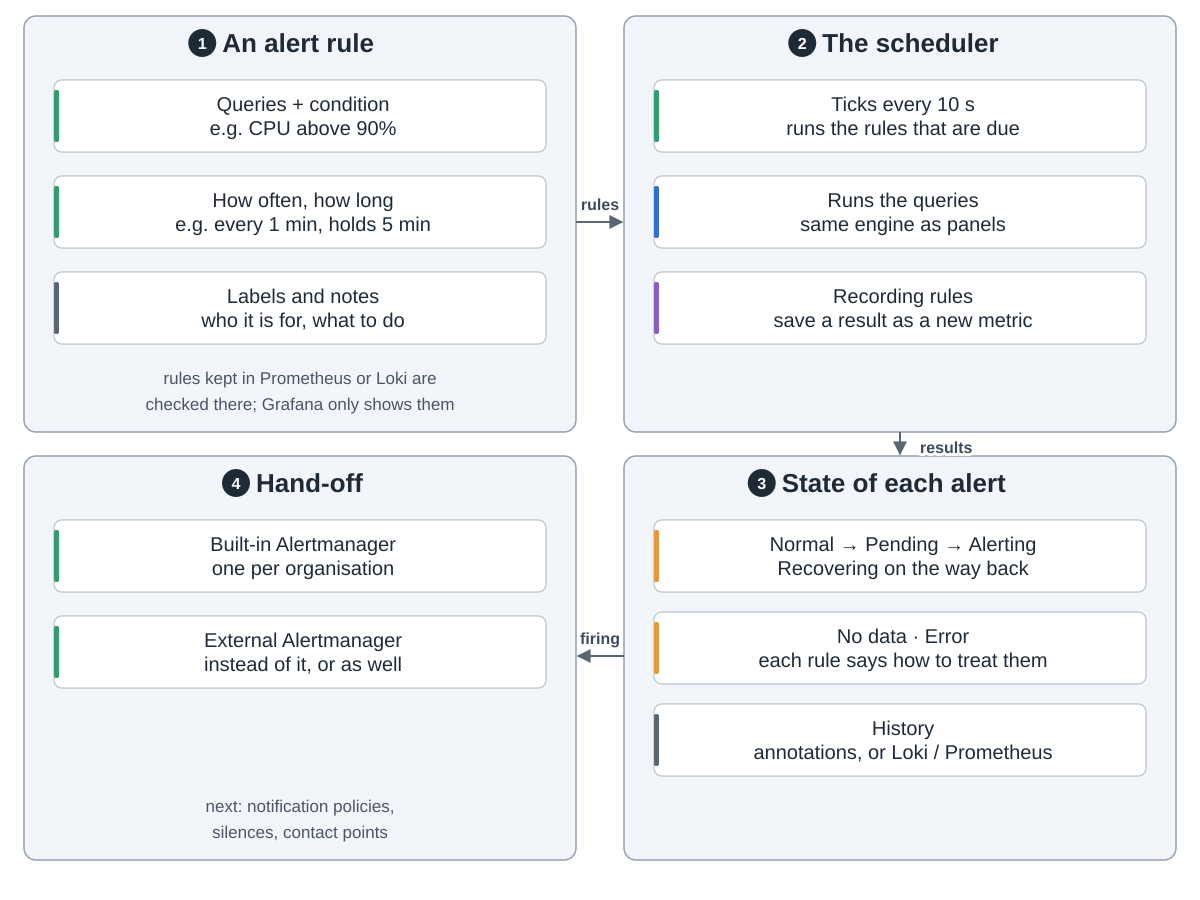

Recreate this plot in Python.
"""Grafana: alert rules.  Drawn from grafana/grafana at commit 6b6eaf7:
pkg/services/ngalert/models/alert_rule.go (queries, condition, interval, For, KeepFiringFor, labels, annotations,
NoDataState, ExecErrState), pkg/setting/setting_unified_alerting.go:63-65 (10 s tick, 60 s default interval),
pkg/services/ngalert/eval/eval.go (same expression pipeline as panels; six states incl. Recovering),
schedule/recording_rule.go and conf/defaults.ini [recording_rules] enabled = true,
[unified_alerting.state_history] (annotations by default, Loki or Prometheus), api/lotex_ruler.go (rules kept
in Prometheus/Loki/Mimir are evaluated there), models/admin_configuration.go (internal, external or both
Alertmanagers).

Snake order: 1 an alert rule -> 2 the scheduler -> 3 state of each alert -> 4 hand-off.
Run: python3 alerting.py"""
import sys
from pathlib import Path

sys.path.insert(0, str(Path(__file__).resolve().parents[2] / "tools"))
from archdiagram import Diagram  # noqa: E402

L, R, W = 24, 624, 552
T1, H1 = 16, 416
T2, H2 = 456, 404


def col(x, top, cards, h=72, gap=24, arrows=True):
    """One column of wide cards, top to bottom, optionally joined by arrows."""
    for i, (lbl, kind) in enumerate(cards):
        y = top + 64 + i * (h + gap)
        d.card(x + 30, y, lbl, kind, w=492, h=h)
        if arrows and i:
            d.arrow(f"M{x + W / 2} {y - gap}V{y - 2}")


def notes(x, top, hgt, *lines):
    """Up to two note lines at the foot of a group."""
    for i, s in enumerate(lines):
        d.note(x + W / 2, top + hgt - 22 - (len(lines) - 1 - i) * 26, s)


def handoffs(a, b, c, ya=T1 + 206, yc=T2 + 200):
    """Arrows between the four groups in snake order, with what each one carries."""
    if a:
        d.arrow(f"M{L + W} {ya}H{R - 2}", label=a, at=(600, ya - 12))
    if b:
        d.arrow(f"M{R + W / 2} {T1 + H1}V{T2 - 2}", label=b, at=(R + W / 2 + 14 + len(b) * 4.6, T1 + H1 + 21))
    if c:
        d.arrow(f"M{R} {yc}H{L + W + 2}", label=c, at=(600, yc - 12))

d = Diagram("Grafana: alert rules",
            "1 An alert rule: queries and a condition (for example CPU above 90 percent), how often to check and how "
            "long it must hold, and labels and notes that say who it is for. "
            "2 The scheduler ticks every 10 seconds and runs rules that are due (every minute by default) through the "
            "same query engine as panels. Recording rules, on by default, save a result as a new metric. "
            "3 State of each alert: Normal, Pending, Alerting, then Recovering on the way back; No data and Error are "
            "handled as each rule says; history goes to annotations by default, or Loki or Prometheus. "
            "4 Hand-off: firing alerts go to the built-in Alertmanager, one per organisation, or to an external "
            "Alertmanager, or both. Rules kept inside Prometheus, Loki or Mimir are checked there; Grafana only "
            "shows and edits them.")

d.group(L, T1, W, H1, "An alert rule", 1)
col(L, T1, [("Queries + condition|e.g. CPU above 90%", "plan"),
            ("How often, how long|e.g. every 1 min, holds 5 min", "plan"),
            ("Labels and notes|who it is for, what to do", "data")], arrows=False)
notes(L, T1, H1, "rules kept in Prometheus or Loki are", "checked there; Grafana only shows them")

d.group(R, T1, W, H1, "The scheduler", 2)
col(R, T1, [("Ticks every 10 s|runs the rules that are due", "plan"),
            ("Runs the queries|same engine as panels", "coding"),
            ("Recording rules|save a result as a new metric", "write")], arrows=False)

d.group(R, T2, W, H2, "State of each alert", 3)
col(R, T2, [("Normal → Pending → Alerting|Recovering on the way back", "critic"),
            ("No data · Error|each rule says how to treat them", "critic"),
            ("History|annotations, or Loki / Prometheus", "data")], gap=20, arrows=False)

d.group(L, T2, W, H2, "Hand-off", 4)
col(L, T2, [("Built-in Alertmanager|one per organisation", "plan"),
            ("External Alertmanager|instead of it, or as well", "plan")], arrows=False)
notes(L, T2, H2, "next: notification policies,", "silences, contact points")

handoffs("rules", "results", "firing")

d.save(Path(__file__).with_name("alerting.svg"))
